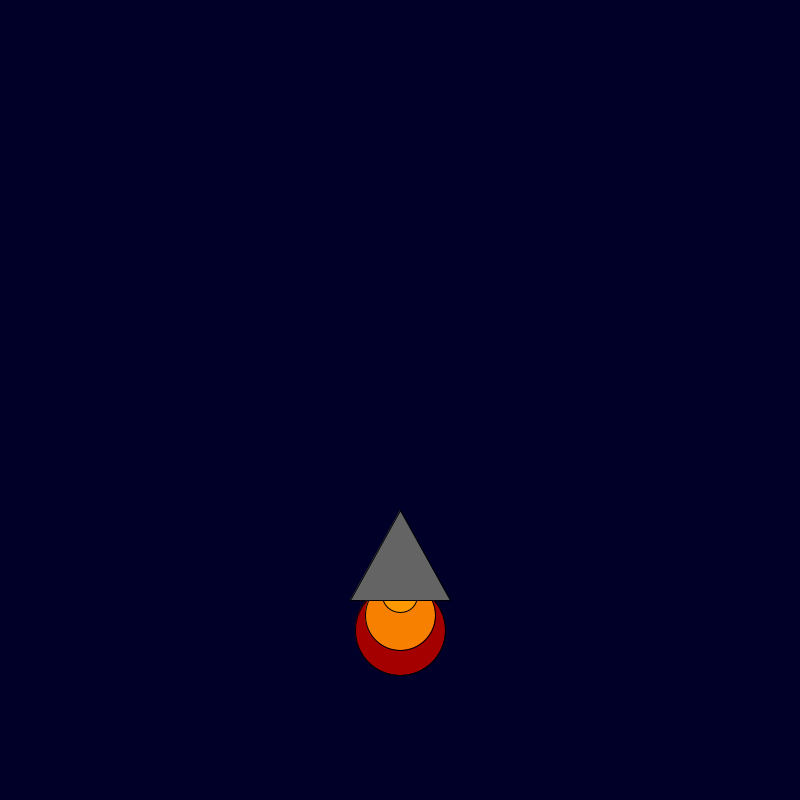
Frame 1 (no input)
Frame 60 (the mouse pressed at the canvas centre just before this capture): blank canvas, image omitted
Frame 120 (the mouse held since frame 60 and released just before this capture): blank canvas, image omitted

The Processing sketch that drew this single still picture (run headless with seeded random() and noise(); from frame 60 on, the mouse is pressed at the canvas centre):

// Processing sketch: rocket_ship
// ── rocket_ship.pde
int x = 400; 
int y = 500; 

void setup() {

    background(0, 0, 40); size(800, 800);

}

void draw() {
 background(0, 0, 40); size(800, 800);

    fill(random(255), 0, 0);
    ellipse(x, y + 130, 90, 90);
    fill(248, 128, 0);
    ellipse(x, y + 115, 70, 70);
    fill(255, 153, 0);
    ellipse(x, y + 95, 35, 35);
    fill(100, 100, 100);
    triangle(x, y + 10, x + 50, y + 100, x - 50, y + 100);
y=y-12;
}
